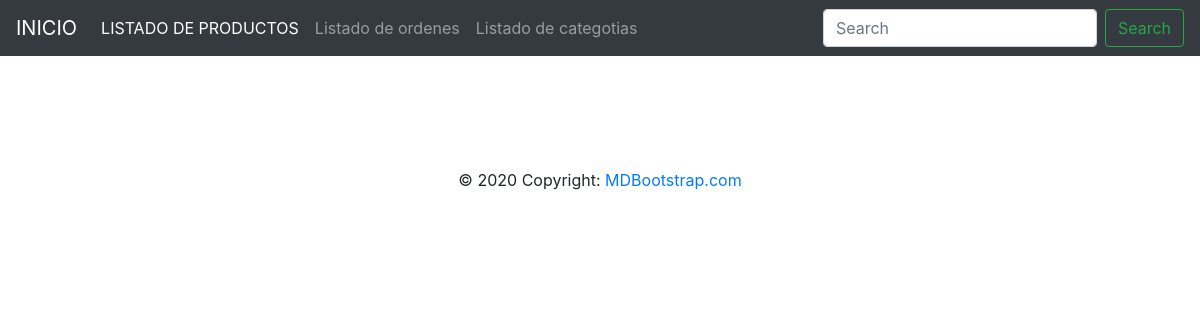
The page /products/list-categories/ on the database as committed earlier.
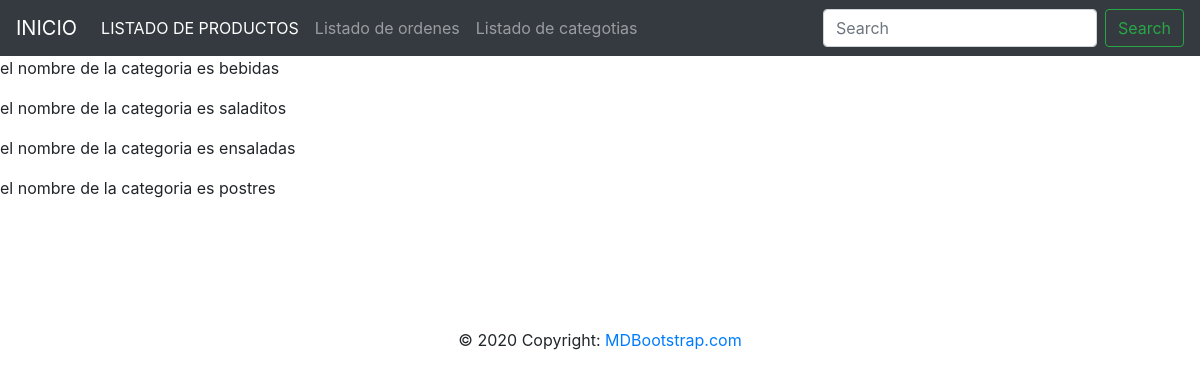
The same page on the database as committed later.
### products/models.py (models this page shows)
class Category(models.Model):
    name = models.CharField(max_length= 60 ,unique=True )

### products/views.py (the view)
# urls.py: path('list-categories/',list_categories),
def list_categories(request):
    all_categories = Category.objects.all()
    context = {
        'categories': all_categories,
     }
    return render(request,'products/list_categories.html',context=context)

### templates/products/list_categories.html (shortened to what this page needs)
{% extends 'base.html'%}
  {% block content %}
    {% for category in categories %}
    <p>el nombre de la categoria es {{category.name}}</p>
  {% endfor %}
  {% endblock %}

### templates/base.html (shortened to what this page needs)
<!DOCTYPE html>
<html lang="en">
  <head>
    <link
      rel="stylesheet"
      href="https://cdn.jsdelivr.net/npm/bootstrap@4.6.2/dist/css/bootstrap.min.css"
    />
  </head>
  <body>
    <nav class="navbar navbar-expand-lg navbar navbar-dark bg-dark">
      <a class="navbar-brand" href="/">INICIO</a>
      <div class="collapse navbar-collapse" id="navbarSupportedContent">
        <ul class="navbar-nav mr-auto">
          <li class="nav-item active">
            <a class="nav-link" href="/products/list-products/"
              >LISTADO DE PRODUCTOS <span class="sr-only">(current)</span></a
            >
          </li>
          <li class="nav-item">
            <a class="nav-link" href="/orders/list-orders/">Listado de ordenes</a>
          </li>
        <li class="nav-item">
          <a class="nav-link" href="/products/list-categories/">Listado de categotias</a>
        </li>
        </ul>
        <form class="form-inline my-2 my-lg-0">
          <input
            class="form-control mr-sm-2"
            type="search"
            placeholder="Search"
            aria-label="Search"
          />
          <button class="btn btn-outline-success my-2 my-sm-0" type="submit">
            Search
          </button>
        </form>
      </div>
    </nav>
{% block content %}
{% endblock %}
<footer class="page-footer font-small mdb-color lighten-3 pt-4">
    <div class="FIXED">
       <div class="row">
            <div class="col-lg-2 col-md-12 mb-4">
        <div class="view overlay z-depth-1-half">
        </div>
      </div>
      <div class="col-lg-2 col-md-6 mb-4">
               <div class="view overlay z-depth-1-half">
        </div>
      </div>
      <div class="col-lg-2 col-md-6 mb-4">
        <div class="view overlay z-depth-1-half">
        </div>
      </div>
      <div class="col-lg-2 col-md-12 mb-4">
        <div class="view overlay z-depth-1-half">
        </div>
      </div>
      <div class="col-lg-2 col-md-6 mb-4">
        <div class="view overlay z-depth-1-half">
        </div>
      </div>
      <div class="col-lg-2 col-md-6 mb-4">
        <div class="view overlay z-depth-1-half">
        </div>
      </div>
    </div>
  </div>
  <div class="footer-copyright text-center py-3">© 2020 Copyright:
    <a href="/"> MDBootstrap.com</a>
  </div>
  </body>
</html>

Rows that differ between the two databases and show on the page:
added Category: name "bebidas"
added Category: name "saladitos"
added Category: name "ensaladas"
added Category: name "postres"
